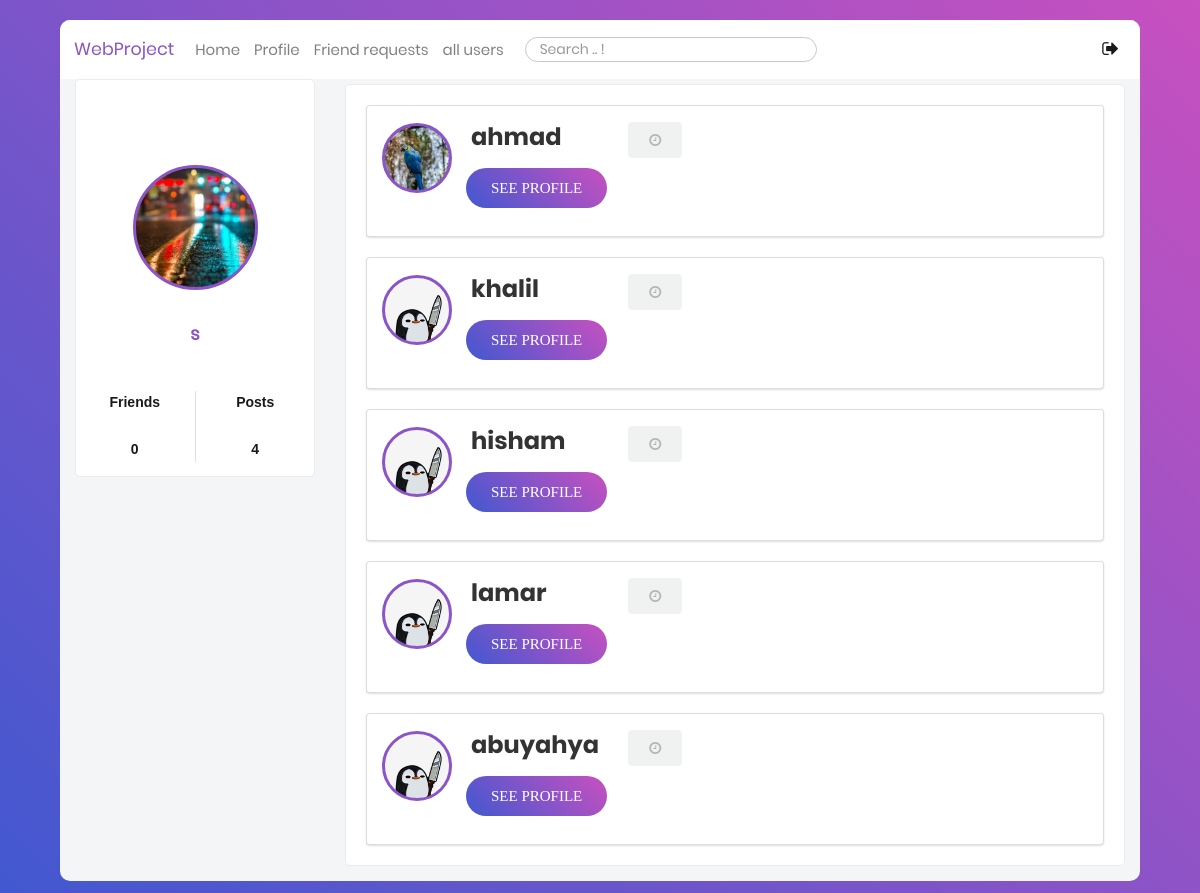
The page /all-profiles/ (signed in) on the database its author committed.
### users/models.py (models this page shows, shortened)
class Profile(models.Model):
    user = models.OneToOneField(User, on_delete=models.CASCADE)
    image = models.ImageField(default='default.jpg', upload_to='profile_pics')
    bgimage = models.ImageField(default='default.jpg', upload_to='bg_pics')
    friends = models.ManyToManyField(User, blank=True, related_name='friends')
    slug = models.SlugField(unique=True,default=uuid.uuid1)
    forget_password_token= models.CharField(max_length=100)
    updated = models.DateTimeField( auto_now=True)
    created = models.DateTimeField( auto_now_add=True)
    objects = ProfileManager()
    def get_absolute_url(self):
        return reverse("profile-detail-view", kwargs={"slug": self.slug})
    def get_friends_no(self):
        return self.friends.all().count()
    def get_posts_no(self):
        return self.posts.all().count()

### users/views.py (the view)
# urls.py: path('all-profiles/', views.ProfileListView.as_view(), name="all-profiles-view"),
class ProfileListView(ListView):
    model = Profile
    template_name = "users/profile_list.html"
    context_object_name = "qs"
    def get_queryset(self):
        qs = Profile.objects.get_all_profiles(self.request.user)
        return qs
    def get_context_data(self, **kwargs):
        context = super().get_context_data(**kwargs)
        user = User.objects.get(username__iexact=self.request.user)
        profile = Profile.objects.get(user=user)
        rel_r = Relationship.objects.filter(sender=profile)
        rel_s = Relationship.objects.filter(receiver=profile)
        rel_receiver = []
        rel_sender = []
        for item in rel_r:
            rel_receiver.append(item.receiver.user)
        for item in rel_s:
            rel_sender.append(item.sender.user)
        context["rel_receiver"] = rel_receiver
        context["rel_sender"] = rel_sender
        context["is_empty"] = False
        if len(self.get_queryset()) == 0:
            context["is_empty"] = True
        return context

### users/models.py (called while the page is built)
    def get_all_profiles(self, me):
        profiles = Profile.objects.all().exclude(user=me)
        return profiles

### users/templates/users/profile_list.html (shortened to what this page needs)
{% extends 'blog/base.html' %} {% block content %}
<div class="container mt-5" style="width: 75%">
  <div class="row">
    <div class="col">
      <div class="main-block">
        {% for obj in qs %}
        <div class="ui segment" style="margin: 20px">
          <div class="ui grid">
            <div class="row" style="padding: 20px; margin: 20px; height: 90px">
              <div
                style="background: url('{{ obj.image.url }}');border-radius: 50%;
    height: 70px;
    width: 70px;
    margin-left: -25px;
    margin-top: -23px;
    border: 3px solid #8B54C7;
    background-size: cover !important;
    background-position: center top !important;"
              ></div>
              <div
                class="thirteen wide column"
                style="display: inline; margin-top: -5%"
              >
                <span
                  style="
                    width: 100%;
                    height: 55px;
                    display: inline;
                    font-family: Poppins-Bold;
                    padding-left: 1%;
                    line-height: 2;
                    font-size: x-large;
                    display: inline-block;
                  "
                >
                  <p
                    class="login100-form-title animated"
                    style="
                      display: inline-block;
                      font-family: Poppins-Bold;
                      font-size: 24px;
                      color: #333333;
                      line-height: 1.2;
                      width: 15%;
    text-align: -webkit-left;
                    "
                  >
                    {{obj.user}}
                  </p>
                   {% if obj.user in rel_receiver and request.user not in obj.friends.all %}
                  <div style="    display: inline-block;
    width: 27%;
    text-align: -webkit-right;">
                  <button
                    class="ui disabled button mb-5"
                    style="margin-left: 3.5%"
                  >
                    <i class="fa fa-clock-o" aria-hidden="true"></i>
                  </button></div>
                  {% endif %}
                </span>
                <div
                  style="
                    justify-content: left;
                    width: 100%;
                    display: inline;
                    display: -webkit-box;
                  "
                >
                  <a href="{{obj.get_absolute_url}}">
                    <button
                      class="login100-form-btn"
                      style="display: inline-block; height: 40px"
                    >
                      See profile
                    </button></a
                  >
                </div>
                <br />
              </div>
            </div>
          </div>
        </div>
        {% endfor %}
      </div>
    </div>
  </div>
</div>
{% endblock content %}

### blog/templates/blog/base.html (shortened to what this page needs)
{% load static %}
<!DOCTYPE html>
<html class="no-js" lang="en">
  <head>
             <link
      rel="stylesheet"
      type="text/css"
      href="https://cdnjs.cloudflare.com/ajax/libs/semantic-ui/2.2.14/semantic.min.css"
    />
    <link
      rel="stylesheet"
      href="{% static 'blog/css/vendor/bootstrap.min.css' %} "
    />
    <link
      rel="stylesheet"
      href="{% static 'blog/css/vendor/font-awesome.min.css' %}"
    />
    <link rel="stylesheet" href="{% static 'blog/css/vendor/animate.css' %}" />
    <link
      rel="stylesheet"
      href="{% static 'blog/css/vendor/hamburgers.min.css' %}"
    />
    <link rel="stylesheet" href="{% static 'blog/css/util.css' %}" />
    <link rel="stylesheet" href="{% static 'blog/css/normalize.css' %}" />
    <link rel="stylesheet" href="{% static 'blog/css/main.css' %}" />
  </head>
  <body hx-headers = "{'X-CSRFToken' : '{{ csrf_token }}'} ">
    <div class="limiter">
      <div class="container-login100" style="align-items: flex-start;">
        <div class="wrap-main">
          <div class="container-fluid">
            <div class="row">
              <nav class="navbar navbar-expand-lg navbar-light bgwhite">
                <a
                  class="navbar-brand ProjectColor"
                  href="{% url 'blog-home' %}"
                  >WebProject</a
                >
                <div
                  class="collapse navbar-collapse"
                  id="navbarSupportedContent"
                >
                  <ul class="navbar-nav mr-auto">
                    <li class="nav-item ">
                      <a class="nav-link fs-15" href="{% url 'blog-home' %}"
                        >Home <span class="sr-only">(current)</span></a
                      >
                    </li>
                    <li class="nav-item">
                      <a class="nav-link fs-15" href="{% url 'profile' %}"
                        >Profile</a
                      >
                    </li>
                    <li class="nav-item">
                      <a
                        class="nav-link fs-15"
                        href="{% url 'my-invites-view' %}"
                        >Friend requests</a
                      >
                    </li>
                    <li class="nav-item">
                      <a
                        class="nav-link fs-15"
                        href="{% url 'all-profiles-view' %}"
                        >all users</a
                      >
                    </li>
                    <li class="nav-item pt-2 pl-3">
                      <form
                        action="{% url 'search' %}"
                        method="POST"
                        id="search"
                      >
                        <input
                          type="search"
                          name="searched"
                          class="p-1 fs-14 pl-3 input-border"
                          placeholder="Search .. !"
                        />
                      </form>
                    </li>
                  </ul>
                  <div class="form-inline my-2 my-lg-0">
                    <ul class="navbar-nav mr-auto">
                      <li class="nav-item active">
                        <a
                          class="nav-link fs-18"
                          href="{% url 'blog-logout' %}"
                          data-toggle="tooltip"
                          data-placement="top"
                          ><i class="fa fa-sign-out" aria-hidden="true"></i
                        ></a>
                      </li>
                    </ul>
                  </div>
                </div>
              </nav>
              <div class="col-sm-3 mobile-hidden">
          <div class="main-block">
            <div
              class="coverPicture"
              style="background: url('{{ user.profile.bgimage.url }}');"
            ></div>
            <div
              class="profilePicture"
              style="background: url('{{ user.profile.image.url }}');"
            ></div>
            <div class="FullName text-center fs-18 ProjectColor">
              {{ user }}
            </div>
            <div class="row statistic text-center fs-16 p-3">
              <div class="col">
                <p>Friends</p>
                <br />
                <p>{{ user.profile.get_friends_no }}</p>
              </div>
              <div class="col border-left">
                <p>Posts</p>
                <br />
                <p>{{ user.profile.get_posts_no }}</p>
              </div>
            </div>
          </div>
        </div>
        {% block content %} {% endblock content %}
            </div>
          </div>
        </div>
      </div>
    </div>
  </body>
</html>

### blog/static/blog/css/main.css (style rules this page uses)
* { margin: 0px; padding: 0px; box-sizing: border-box; }
body, html { height: 100%; font-family: Poppins-Regular, sans-serif; }
a { font-family: Poppins-Regular; font-size: 14px; line-height: 1.7; color: #666666; margin: 0px; transition: all 0.4s; -webkit-transition: all 0.4s; -o-transition: all 0.4s; -moz-transition: all 0.4s; }
p { font-family: Poppins-Regular; font-size: 14px; line-height: 1.7; color: #666666; margin: 0px; }
ul, li { margin: 0px; list-style-type: none; }
input { outline: none; border: none; }
button { outline: none !important; border: none; background: transparent; }
.limiter { width: 100%; margin: 0 auto; }
.container-login100 { width: 100%; min-height: 100vh; display: -webkit-box; display: -webkit-flex; display: -moz-box; display: -ms-flexbox; display: flex; flex-wrap: wrap; justify-content: center; align-items: flex-start; padding: 0; background: #9053c7; background: -webkit-linear-gradient(-135deg, #c850c0, #4158d0); background: -o-linear-gradient(-135deg, #c850c0, #4158d0); background: -moz-linear-gradient(-135deg, #c850c0, #4158d0); background: linear-gradient(-135deg, #c850c0, #4158d0); }
.wrap-main { width: 90%; background: #f3f5f7; border-radius: 10px; overflow: hidden; justify-content: space-between; margin-top: 20px; margin-bottom: 20px; }
nav { width: 100%; }
.main-block { background: #fff; border-radius: 5px; border: 1px solid #ebebeb; margin-bottom: 15px; }
.coverPicture { border-top-left-radius: 5px; -moz-border-radius-topleft: 5px; border-top-right-radius: 5px; -moz-border-radius-topright: 5px; height: 150px; background-size: cover !important; background-position: center top !important; }
.profilePicture { border-radius: 50%; height: 125px; width: 125px; margin: 0 auto; margin-top: -65px; border: 3px solid #8B54C7; background-size: cover !important; background-position: center top !important; }
.ProjectColor { color:#8B54C7 !important; }
.FullName { font-weight: 600; padding: 30px; }
.statistic p { font-weight: 600; color: rgba(0,0,0,.9); font-family: "Cairo", sans-serif !important; }
.login100-form-title { font-family: Poppins-Bold; font-size: 24px; color: #333333; line-height: 1.2; text-align: center; width: 100%; display: block; padding-bottom: 10%; }
.login100-form-btn { font-family: Montserrat-Bold; font-size: 15px; line-height: 1.5; color: #fff; text-transform: uppercase; width: 100%; height: 50px; border-radius: 25px; background: -webkit-linear-gradient(-135deg, #c850c0, #4158d0); display: -webkit-box; display: -webkit-flex; display: -moz-box; display: -ms-flexbox; display: flex; justify-content: center; align-items: center; padding: 0 25px; -webkit-transition: all 0.4s; -o-transition: all 0.4s; -moz-transition: all 0.4s; transition: all 0.4s; }
.input-border { border-radius: 25px !important; border: 1px solid #c6c8ca !important; }
.mt-5 { margin-top: 5px !important; }
.mb-5 { margin-bottom: 5px !important; }

### rows shown on the page
Profile: image (picture), user "ahmad"
Profile: image (placeholder picture), user "khalil"
Profile: image (placeholder picture), user "hisham"
Profile: image (placeholder picture), user "lamar"
Profile: image (placeholder picture), user "abuyahya"

### other values the page prints
{{ user }} "s"
{{ user.profile.get_friends_no }} "0"
{{ user.profile.get_posts_no }} "4"
